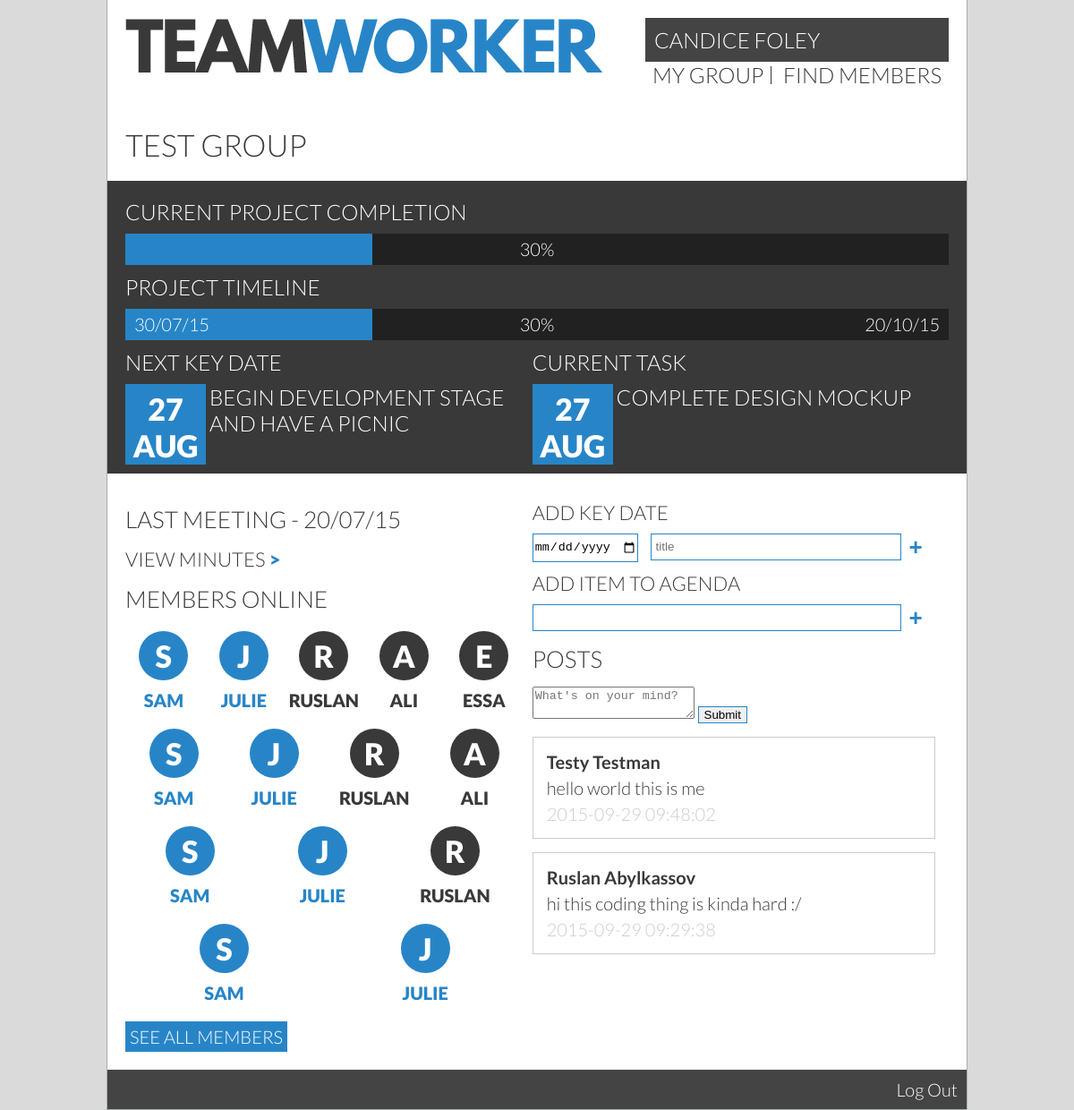
Page /index.php?loggedin=true (signed in) on the committed database.
### tables this page shows
CREATE TABLE `users` (
  `id` int(11) unsigned NOT NULL AUTO_INCREMENT,
  `permissions` int(11) NOT NULL DEFAULT '1',
  `currentGroup` int(11) DEFAULT '0',
  `groupLeader` tinyint(1) DEFAULT NULL,
  `name` varchar(40) DEFAULT NULL,
  `email` varchar(40) DEFAULT NULL,
  `password` char(64) DEFAULT NULL,
  `dob` date DEFAULT NULL,
  `mainArea` varchar(30) DEFAULT NULL,
  `skills` varchar(30) DEFAULT NULL,
  `gpa` double DEFAULT NULL,
  `goal` double DEFAULT NULL,
  `bio` varchar(300) DEFAULT NULL,
  PRIMARY KEY (`id`),
  UNIQUE KEY `email` (`email`)
);

CREATE TABLE `groups` (
  `id` int(11) unsigned NOT NULL AUTO_INCREMENT,
  `name` varchar(40) NOT NULL DEFAULT '',
  `description` mediumtext,
  PRIMARY KEY (`id`),
  UNIQUE KEY `name` (`name`)
);

CREATE TABLE `posts` (
  `id` int(11) unsigned NOT NULL AUTO_INCREMENT,
  `groupId` int(11) DEFAULT NULL,
  `userId` int(11) DEFAULT NULL,
  `content` longtext,
  `timestamp` timestamp NULL DEFAULT CURRENT_TIMESTAMP,
  PRIMARY KEY (`id`)
);

### userHandler.php (called while the page is built, shortened)
<?php
include_once('pdo.inc');
if(isset($_SESSION['id'])) {
  $sessionId = $_SESSION['id'];
  $query = ('SELECT * FROM users WHERE id = :id');
  $statement = $db -> prepare($query);
  $statement -> bindValue(':id', $sessionId);
  if (!$statement -> execute()) { print_r($statement->errorInfo()); }
  $result = $statement -> fetch(PDO::FETCH_ASSOC);
  $userName = $result['name'];
  $group = $result['currentGroup'];
}
function getUserName($userId, $db) {
  $query = ('SELECT name FROM users WHERE id = :userId');
  $statement = $db -> prepare($query);
  $statement -> bindValue(':userId', $userId);
  if (!$statement -> execute()) { print_r($stm->errorInfo());
  } else {
   $result = $statement -> fetch(PDO::FETCH_ASSOC);
   return $result['name'];
  }
}
?>

### groupHandler.php (called while the page is built, shortened)
<?php
function getGroupName($groupId, $db) {
  $query = ('SELECT name FROM groups WHERE id = :groupId');
  $statement = $db -> prepare($query);
  $statement -> bindValue(':groupId', $groupId);
  if (!$statement -> execute()) { print_r($stm->errorInfo());}
  $result = $statement -> fetch(PDO::FETCH_ASSOC);
  return $result['name'];
}
?>

### postHandler.php (called while the page is built, shortened)
<?php
function getGroupPosts($db, $group) {
  $query = ('SELECT * FROM posts WHERE groupId = :groupId ORDER BY timestamp DESC');
  $statement = $db -> prepare($query);
  $statement -> bindValue(':groupId', $group);
  if (!$statement -> execute()) { print_r($statement->errorInfo()); }
  $result = $statement -> fetchAll(PDO::FETCH_ASSOC);
  return $result;
}
?>

### studentHome.php (the view, shortened to what this page needs)
<!DOCTYPE HTML>
<html>
<head>
  <link href='style.css' rel='stylesheet' type='text/css'>
  <link href='colour.css' rel='stylesheet' type='text/css'>
</head>
<body>
  <main>
    <?php include "header.inc"; ?>
    <div class="content">
      <h1><?php echo getGroupName($group, $db); ?></h1>
    </div>
    <div class="glance">
      <h3>Current Project Completion</h3>
      <div class="progress-bar">
        <div class="progress">
        </div>
        <div class="progress-display">30%</div>
      </div>
      <h3>Project Timeline</h3>
      <div class="progress-bar">
        <div class="progress">
        </div>
        <div class="progress-display left">30/07/15</div>
        <div class="progress-display">30%</div>
        <div class="progress-display right">20/10/15</div>
      </div>
      <div class="half">
        <h3>Next Key Date</h3>
        <div class="blue-square">
          <span><h1>27 AUG</h1></span>
        </div>
        <h3 class="inline">Begin Development Stage and have a picnic</h3>
      </div>
      <div class="half">
        <h3>Current Task</h3>
        <div class="blue-square">
          <span><h1>27 AUG</h1></span>
        </div>
        <h3 class="inline">Complete Design Mockup</h3>
      </div>
    </div>
    <div class="content">
      <div class="half">
        <h2>Last Meeting - 20/07/15</h2>
        <h3>View Minutes <span class="blue">&gt;</span></h3>
        <h2>Members Online</h2>
        <ul class="status five">
          <li class="online">
            <div class="icon">S</div>
            Sam
          </li>
          <li class="online">
            <div class="icon">J</div>
            Julie
          </li>
          <li>
            <div class="icon">R</div>
            Ruslan
          </li>
          <li>
            <div class="icon">A</div>
            Ali
          </li>
          <li>
            <div class="icon">E</div>
            Essa
          </li>
        </ul>
        <ul class="status four">
          <li class="online">
            <div class="icon">S</div>
            Sam
          </li>
          <li class="online">
            <div class="icon">J</div>
            Julie
          </li>
          <li>
            <div class="icon">R</div>
            Ruslan
          </li>
          <li>
            <div class="icon">A</div>
            Ali
          </li>
        </ul>
        <ul class="status three">
          <li class="online">
            <div class="icon">S</div>
            Sam
          </li>
          <li class="online">
            <div class="icon">J</div>
            Julie
          </li>
          <li>
            <div class="icon">R</div>
            Ruslan
          </li>
        </ul>
        <ul class="status two">
          <li class="online">
            <div class="icon">S</div>
            Sam
          </li>
          <li class="online">
            <div class="icon">J</div>
            Julie
          </li>
        </ul>
        <a class="button" href="/list.php">See all members</a>
      </div>
      <div class="half">
        <form class="mini">
          <h3>Add Key Date</h3>
          <input type="date">
          <input type="text" placeholder="title" class="small">
          <input type="submit" value="+">
        </form>
        <form class="mini">
          <h3>Add item to Agenda</h3>
          <input type="text">
          <input type="submit" value="+">
        </form>
        <h2>Posts</h2>
        <form action="?action=newPost" method="post">
          <textarea name="content" placeholder="What's on your mind?"></textarea>
          <input type="submit">
        </form>
        <?php
          $groupPosts = getGroupPosts($db, $group);
          foreach ($groupPosts as $a) { ?>
            <div class="post">
              <h4><?php echo getUserName($a['userId'], $db); ?></h4>
              <p><?=$a['content'];?></p>
              <a class="timestamp"><?=$a['timestamp'];?></a>
            </div>
          <?php } ?>
      </div>
    </div>
    <?php include('footer.php'); ?>
  </main>
</body>
</html>

### nav.inc (shortened to what this page needs)
<nav>
  <div class="topNavProfile">
    <a href='profile.php'><?=$userName?></a>
  </div>
  <ul>
    <?php if($group != 0) { ?>
      <li><a href="list.php">my group</a></li>
      <li><a href="filters.php">find members</a></li>
    <?php } ?>
  </ul>
</nav>

### style.css (style rules this page uses)
body { margin: 0; padding:0; font-family: 'Lato', sans-serif; font-weight: 300; font-size:20px; }
main { width:960px; height:auto; margin:0 auto; }
.content { margin: 20px; overflow: auto; }
h1 { font-weight:300; font-size:1.7em; text-transform:uppercase; margin: 15px 0 0 0; }
h2 { font-weight:300; font-size:1.3em; text-transform:uppercase; margin:15px 0; }
h3 { font-weight: 300; font-size: 1.1em; text-transform: uppercase; margin:10px 0; }
p { font-weight: 300; font-size: 1em; text-transform: uppercase; }
a { text-decoration:none; color:inherit; transition: opacity 0.3s ease; }
.button { display: inline-block; padding: 5px; text-transform: uppercase; color: #fff; background-color: #2785c7; }
.left { float: left; }
.right { float: right; }
nav { font-size:1.2em; text-transform: uppercase; display:inline-block; float:right; }
nav ul { list-style:none; padding:0; margin:0; }
nav li { display:inline-block; border-right:1px solid #393939; padding:0 8px; line-height:20px; }
nav ul li:last-child { border-right:none; }
.topNavProfile { background: #444; padding: 10px; }
.topNavProfile a { color: #fff; }
input[type="text"], select { width:560px; height:30px; appearance:none; padding:5px; box-sizing:border-box; }
.glance { width:100%; margin:0 0 10px 0; padding:10px 20px; font-size:20px; box-sizing:border-box; }
.glance h3 { font-size:1.2em; margin:10px 0; }
.progress-bar { height:35px; width:100%; box-sizing:border-box; position:relative; }
.progress { height:35px; width:30%; padding:0; margin:0; box-sizing:border-box; }
.progress-display { position:absolute; top:0; left:0; width:100%; text-align:center; line-height:35px; padding:0 10px; box-sizing:border-box; }
.progress-display.left { text-align:left; }
.progress-display.right { text-align:right; }
.half { display:inline-block; vertical-align: top; width:49%; }
.blue-square { height:90px; width:90px; line-height:90px; display:inline-block; }
.blue-square span { display:inline-block; vertical-align: middle; line-height:normal; }
.blue-square h1 { text-align:center; font-weight:900; margin:0; }
h3.inline { display:inline-block; vertical-align:top; margin:0; max-width:355px; }
h3 .blue { font-weight:900; }
ul.status { list-style:none; padding:0; margin:20px 0; font-weight:900; text-transform: uppercase; }
ul.status li { display:inline-block; margin:0; padding:0; text-align:center; }
ul.status.five li { width:19%; }
ul.status.four li { width:24%; }
ul.status.three li { width:32%; }
ul.status.two li { width:49%; }
ul.status .icon { height:55px; width:55px; border-radius:55px; line-height:55px; margin:0 auto 10px; font-size:1.7em; }
form.mini input { display:inline-block; height:30px; vertical-align: top; line-height:30px; max-width:412px; }
form.mini input[type="date"] { width:115px; margin-right:10px; }
form.mini input[type="text"].small { width:280px; }
form.mini input[type="submit"] { background-color:white; font-size:1.3em; appearance:none; border:0; font-weight:900; cursor:pointer; padding:0 5px; }
.post { border: solid 1px #ccc; margin: 15px 0; padding: 15px; box-sizing: border-box; }
.post h4 { margin: 0; }
.post p { margin: 5px 0; text-transform: none; }
.post .timestamp { color: #ccc; }

### colour.css (style rules this page uses)
body, .grain { background-color:#dadada; background-image:url(_resources/15p-grey.jpg); }
main { background-color:white; }
.mid, .glance, .status .icon { background-color:#393939; }
.dark, .progress-bar { background-color:#212121; }
.accent, ul.filters li, form#login input[type="submit"], th, .progress, .blue-square, .status .online .icon { background-color:#2785c7; }
body, main { color:#393939; }
em, .blue, .status .online, form.mini input[type="submit"] { color:#2785c7; }
ul.filters li, form#login input[type="submit"], th, .glance, .status .icon { color:white; }
main { border: 1px solid #a8aeaf; border-top:none; }
input, select { border:1px solid #2785c7; }

### rows in the picture
users: name "CANDICE FOLEY", currentGroup.name "TEST GROUP"
posts: userId.name "Testy Testman", content "hello world this is me", timestamp "2015-09-29 09:48:02"
posts: userId.name "Ruslan Abylkassov", content "hi this coding thing is kinda hard :/", timestamp "2015-09-29 09:29:38"
